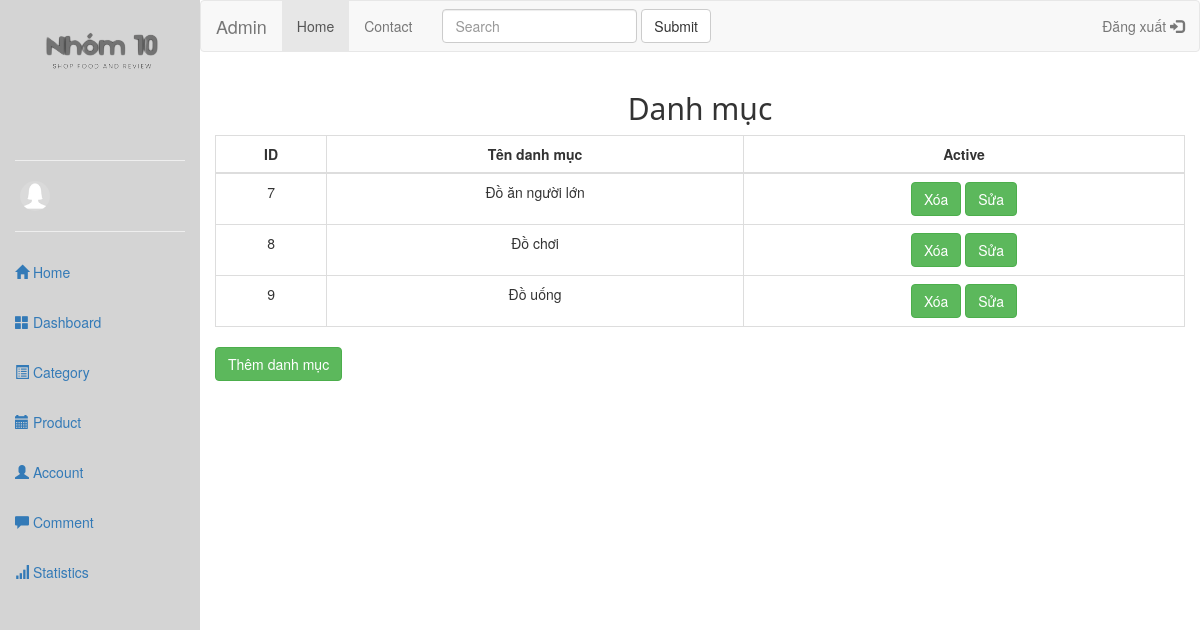
/admin/index.php?act=viewdm (signed in), run on the app's committed database.
### tables this page shows
CREATE TABLE `danhmuc` (
  `id` int(11) NOT NULL,
  `tendanhmuc` varchar(55) NOT NULL
);

### model/pdo.php (called while the page is built, shortened)
<?php
function pdo_get_connection(){
    $dburl = "mysql:host=localhost;dbname=duan1;charset=utf8";
    $username = 'root';
    $password = '';
    $conn = new PDO($dburl, $username, $password);
    $conn->setAttribute(PDO::ATTR_ERRMODE, PDO::ERRMODE_EXCEPTION);
    return $conn;
}
function pdo_query($sql){
    $sql_args = array_slice(func_get_args(), 1);
    try{
        $conn = pdo_get_connection();
        $stmt = $conn->prepare($sql);
        $stmt->execute($sql_args);
        $rows = $stmt->fetchAll();
        return $rows;
    }
    catch(PDOException $e){
        throw $e;
    }
    finally{
        unset($conn);
    }
}

### model/danhmuc.php (called while the page is built, shortened)
<?php
    function load_dm_admin(){
        $sql = "select * from danhmuc";
        $rows=pdo_query($sql);
        return $rows;
    }
?>

### admin/admin_review/danhmuc/viewdm.php (the view)
<div class="container-fluid">
<div class="row">
        <h2 style="font-family: 'Segoe UI', Tahoma, Geneva, Verdana, sans-serif;" class="text-center">Danh mục</h2>
        <table class="table table-bordered table-hover">
            <thead>
                <tr>
                    <th class="text-center">ID</th>
                    <th class="text-center">Tên danh mục</th>
                    <th class="text-center">Active</th>
                </tr>
            </thead>
            <tbody>
                <?php
                    foreach ($row as $key => $value) {
                ?>
                <tr>
                    <td class="text-center"><?php echo $value['id'] ?></td>
                    <td class="text-center"><?php echo $value['tendanhmuc'] ?></td>
                    <td class="text-center">
                        <a href="index.php?act=xoadm&&id=<?php echo $value['id'] ?>" class="btn btn-success">Xóa</a>
                        <a href="index.php?act=editdm&&id=<?php echo $value['id'] ?>" class="btn btn-success">Sửa</a>
                    </td>
                </tr>
                <?php
                }
                ?>
            </tbody>
        </table>
        <a href="index.php?act=danhmuc" class="btn btn-success" >Thêm danh mục</a>
    </div>
</div>

### admin/index.php (style rules this page uses)
.container-fluid { height: 100%; }

### data on the page
danhmuc: id "7", tendanhmuc "Đồ ăn người lớn"
danhmuc: id "8", tendanhmuc "Đồ chơi"
danhmuc: id "9", tendanhmuc "Đồ uống"
